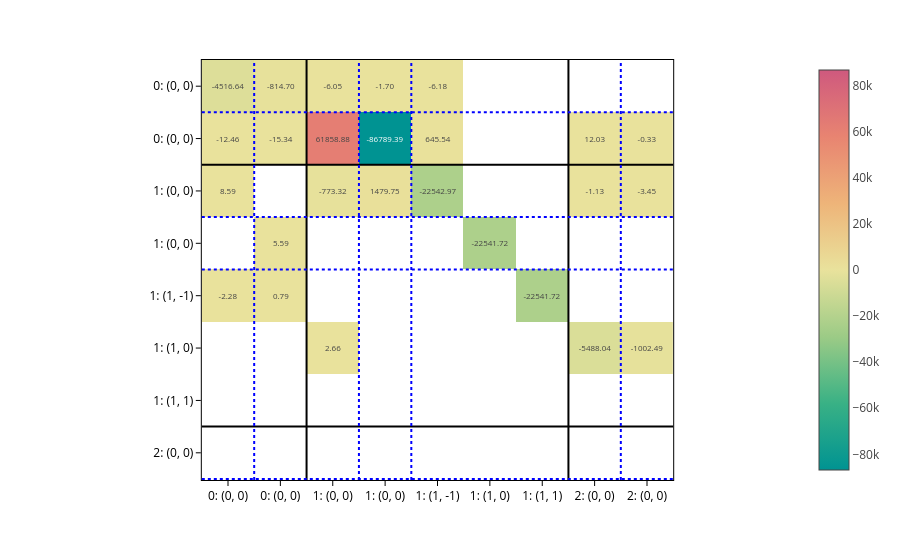

The cell this chart's notebook holds for it:
### Markdown cell above
You can of course plot the predicted matrices:

### Code cell
matrix_rot = processor.matrix_from_data(data_rot, predictions=out_rot)

plot_basis_matrix(
    matrix_rot[0]*1e6,
    config1_rot,
    point_lines={"color": "black"},
    basis_lines={"color": "blue"},
    colorscale="temps",
    text=".2f",
    basis_labels=True,
).show()

### Figure 1 — Plotly figure (JSON) as saved in the notebook; plotly's stock layout.template omitted (floating-point values rounded to 4 significant figures)
{"data": [{"coloraxis": "coloraxis", "hovertemplate": "x: %{x}<br>y: %{y}<br>color: %{z}<extra></extra>", "name": "0", "texttemplate": "%{z:.2f}", "type": "heatmap", "xaxis": "x", "yaxis": "y", "z": [[-4517.0, -814.7, -6.052, -1.698, -6.18, null, null, null, null], [-12.46, -15.34, 61860.0, -86790.0, 645.5, null, null, 12.03, -0.3282], [8.587, null, -773.3, 1480.0, -22540.0, null, null, -1.132, -3.452], [null, 5.586, null, null, null, -22540.0, null, null, null], [-2.279, 0.7878, null, null, null, null, -22540.0, null, null], [null, null, 2.662, null, null, null, null, -5488.0, -1002.0]]}], "layout": {"coloraxis": {"cmid": 0, "colorscale": [[0, "rgb(0, 147, 146)"], [0.1667, "rgb(57, 177, 133)"], [0.3333, "rgb(156, 203, 134)"], [0.5, "rgb(233, 226, 156)"], [0.6667, "rgb(238, 180, 121)"], [0.8333, "rgb(232, 132, 113)"], [1, "rgb(207, 89, 126)"]]}, "margin": {"t": 60}, "shapes": [{"line": {"color": "black"}, "type": "line", "x0": 0, "x1": 1, "xref": "x domain", "y0": 1.5, "y1": 1.5, "yref": "y"}, {"line": {"color": "black"}, "type": "line", "x0": 1.5, "x1": 1.5, "xref": "x", "y0": 0, "y1": 1, "yref": "y domain"}, {"line": {"color": "black"}, "type": "line", "x0": 0, "x1": 1, "xref": "x domain", "y0": 6.5, "y1": 6.5, "yref": "y"}, {"line": {"color": "black"}, "type": "line", "x0": 6.5, "x1": 6.5, "xref": "x", "y0": 0, "y1": 1, "yref": "y domain"}, {"line": {"color": "blue", "dash": "dot"}, "type": "line", "x0": 0, "x1": 1, "xref": "x domain", "y0": 0.5, "y1": 0.5, "yref": "y"}, {"line": {"color": "blue", "dash": "dot"}, "type": "line", "x0": 0.5, "x1": 0.5, "xref": "x", "y0": 0, "y1": 1, "yref": "y domain"}, {"line": {"color": "blue", "dash": "dot"}, "type": "line", "x0": 0, "x1": 1, "xref": "x domain", "y0": 2.5, "y1": 2.5, "yref": "y"}, {"line": {"color": "blue", "dash": "dot"}, "type": "line", "x0": 2.5, "x1": 2.5, "xref": "x", "y0": 0, "y1": 1, "yref": "y domain"}, {"line": {"color": "blue", "dash": "dot"}, "type": "line", "x0": 0, "x1": 1, "xref": "x domain", "y0": 3.5, "y1": 3.5, "yref": "y"}, {"line": {"color": "blue", "dash": "dot"}, "type": "line", "x0": 3.5, "x1": 3.5, "xref": "x", "y0": 0, "y1": 1, "yref": "y domain"}, {"line": {"color": "blue", "dash": "dot"}, "type": "line", "x0": 0, "x1": 1, "xref": "x domain", "y0": 7.5, "y1": 7.5, "yref": "y"}, {"line": {"color": "blue", "dash": "dot"}, "type": "line", "x0": 7.5, "x1": 7.5, "xref": "x", "y0": 0, "y1": 1, "yref": "y domain"}], "xaxis": {"anchor": "y", "constrain": "domain", "domain": [0, 1], "scaleanchor": "y", "ticktext": ["0: (0, 0)", "0: (0, 0)", "1: (0, 0)", "1: (0, 0)", "1: (1, -1)", "1: (1, 0)", "1: (1, 1)", "2: (0, 0)", "2: (0, 0)"], "tickvals": [0, 1, 2, 3, 4, 5, 6, 7, 8]}, "yaxis": {"anchor": "x", "autorange": "reversed", "constrain": "domain", "domain": [0, 1], "ticktext": ["0: (0, 0)", "0: (0, 0)", "1: (0, 0)", "1: (0, 0)", "1: (1, -1)", "1: (1, 0)", "1: (1, 1)", "2: (0, 0)", "2: (0, 0)"], "tickvals": [0, 1, 2, 3, 4, 5, 6, 7, 8]}}}
